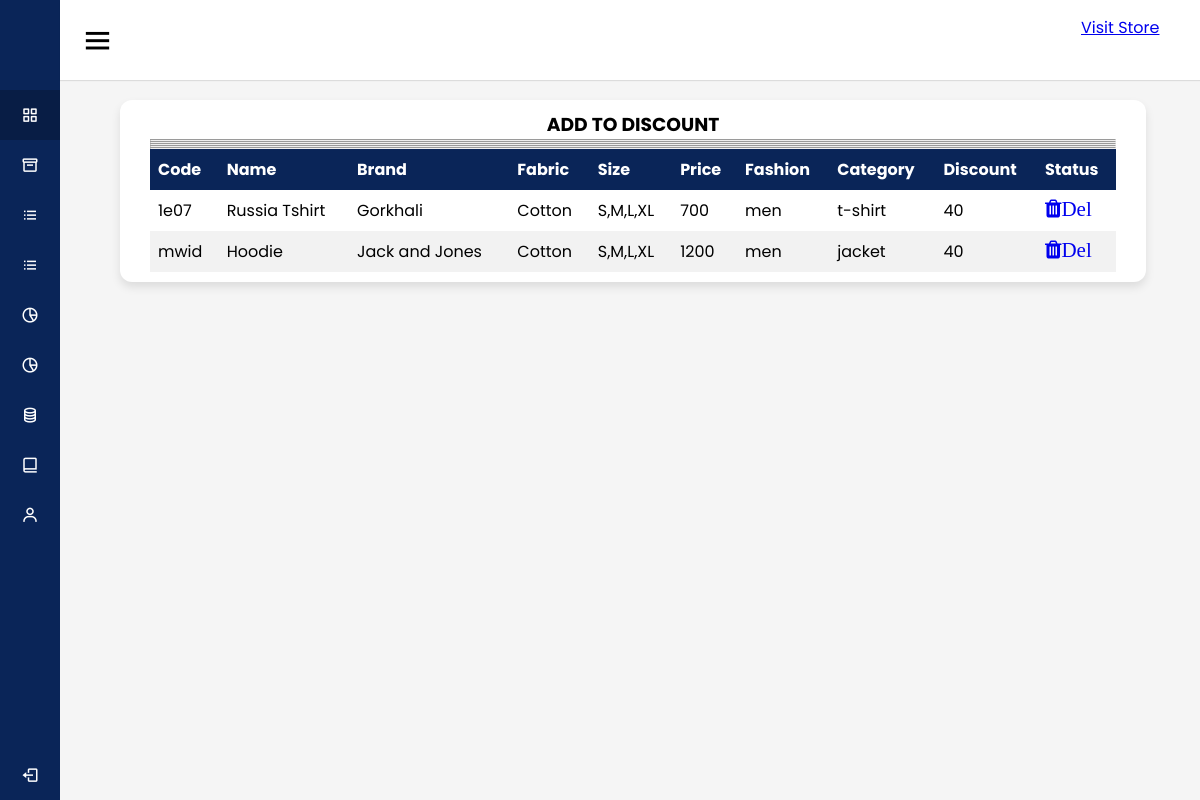
/admin/dealdisplay.php, run on the app's committed database.
### tables this page shows
CREATE TABLE `discountproduct` (
  `code` varchar(100) NOT NULL,
  `name` varchar(100) NOT NULL,
  `brand` varchar(100) NOT NULL,
  `fabric` varchar(60) NOT NULL,
  `size` varchar(50) NOT NULL,
  `price` varchar(100) NOT NULL,
  `image` varchar(500) NOT NULL,
  `fashion` varchar(100) NOT NULL,
  `category` varchar(100) NOT NULL,
  `discount` int(100) NOT NULL
);

### admin/dealdisplay.php (the view, shortened to what this page needs)
<?php
   include 'top.php';
?>
<html>
   <head>
	<link rel="stylesheet" href="https://cdnjs.cloudflare.com/ajax/libs/font-awesome/4.7.0/css/font-awesome.min.css">
	<link rel="stylesheet" type="text/css" href="qwerty.css">
  </head>
   <body >
 <font face="Maiandra GD">
	   <?php
	       $conn=mysqli_connect("localhost","root","","kings");
		  $sql="SELECT * FROM discountproduct";
		  $result=mysqli_query($conn,$sql);
		  if(mysqli_num_rows($result)>0)
		  {
	       ?>
	<section>
	  <div class="tbl-header"><br><br><br><br>
	  	<div class="wwe">
	  <div class="qwe">
	  	<center><b><h3>ADD TO DISCOUNT</h3></b></center><hr><hr><hr><hr><hr>
	    <table  border="0px"  width="100%">
	      <thead>
	        <tr>
	          <th>Code</th>
	          <th>Name</th>
	          <th>Brand</th>
	          <th>Fabric</th>
	          <th>Size</th>
			  <th>Price</th>
			  <th>Fashion</th>
			  <th>Category</th>
			   <th>Discount</th>
			   <th colspan="2">Status</th>
	        </tr>
	      </thead>
	  </div>
	  <div class="tbl-content">
	    <?php
		    while($row=mysqli_fetch_assoc($result))
			 {
			   	echo "<tr>";
			   echo "<td>".$row['code']."</td><td>".$row['name']."</td><td>".$row['brand']."</td>";
			   echo "<td>".$row['fabric']."</td><td>".$row['size']."</td><td>".$row['price']."</td>";
			   $pass=$row['code'];
			   echo "<td>".$row['fashion']."</td><td>".$row['category']."</td><td>".$row['discount']."</td>
			   <td><a href='deletedeal.php?id=$pass'><i class='fa fa-trash' style='font-size: 21px;'>Del</i></a>"."</td>";
			   echo "</tr>";
			  }
		   }?>
	</div>
</div>
</div>
	  </section>
	 </font>
	  </body>
	  </html>

### admin/qwerty.css (style rules this page uses)
* { margin: 0; padding: 0; box-sizing: border-box; font-family: 'Poppins', sans-serif; }

### admin/dealdisplay.php (style rules this page uses)
.qwe { padding-left: 20px; padding-right: 20px; }
.wwe { width: 90%; background: #fff; padding: 10px 10px; margin: 0px 60px; border-radius: 12px; box-shadow: 0 5px 10px rgba(0, 0, 0, 0.1); }
table { border-collapse: collapse; width: 100%; }
th, td { text-align: left; padding: 8px; }
tr:nth-child(even) { background-color: #f2f2f2 }
th { background-color: #0A2558; color: white; }

### data on the page
discountproduct: code "1e07", name "Russia Tshirt", brand "Gorkhali", fabric "Cotton", size "S,M,L,XL", price "700", fashion "men", category "t-shirt", discount "40"
discountproduct: code "mwid", name "Hoodie", brand "Jack and Jones", fabric "Cotton", size "S,M,L,XL", price "1200", fashion "men", category "jacket", discount "40"
